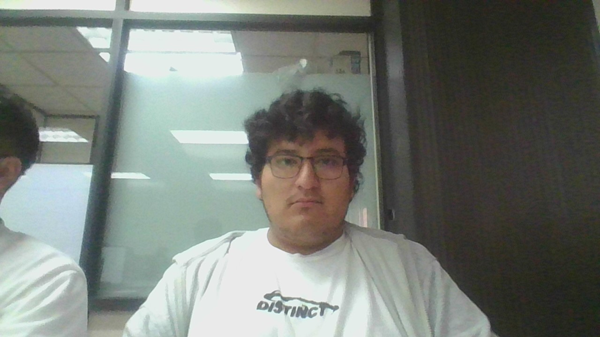
%> input picture TRABAJO EN CLASE/26FEB/0.bmp, 600 x 337 px
$ octave FEB26.m   (GNU Octave 9; MATLAB toolbox functions it lacks are replaced by stand-ins)
%> lines starting %> are read from the running program, lines starting %| are printed output that depends on the picture
%26 FEB
%Sistema YIQ

clc
close all
clear

IMA=imread("0.bmp");
%> IMA is the input picture: size 337x600x3 uint8; mean R, G, B 120.1, 125.6, 119.5

% figure, imshow(IMA)

HSV=rgb2hsv(IMA);
%> HSV: size 337x600x3 double; mean H, S, V 0.301, 0.124, 0.502

H=HSV(:,:,1);
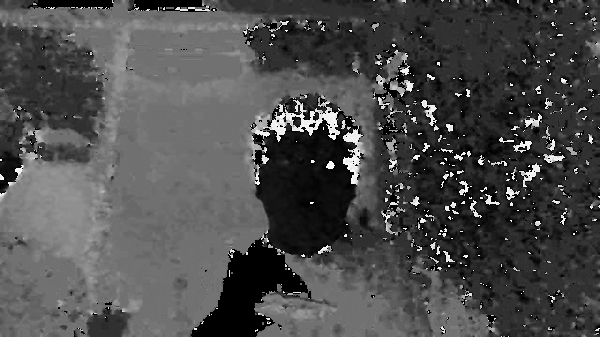
%> H: size 337x600 double; min 0, max 0.996, mean 0.301
S=HSV(:,:,2);
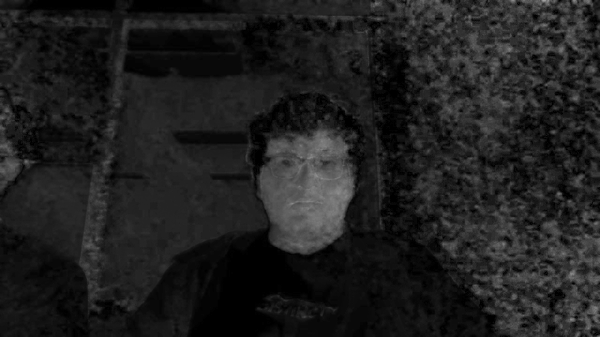
%> S: size 337x600 double; min 0, max 0.638, mean 0.124
V=HSV(:,:,3);
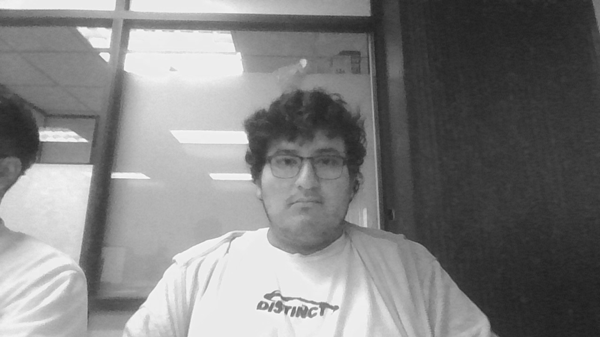
%> V: size 337x600 double; min 0.122, max 0.992, mean 0.502

figure, imshow(H)
% figure, imshow(S)
% figure, imshow(V)


P(1,:,1)=[255*ones(1,256) 255:-1:0          zeros(1,256)    zeros(1,256)    0:1:255         255*ones(1,256)];
P(1,:,2)=[0:1:255         255*ones(1,256)   255*ones(1,256) 255:-1:0        zeros(1,256)    zeros(1,256)];
P(1,:,3)=[zeros(1,256)    zeros(1,256)      0:1:255         255*ones(1,256) 255*ones(1,256) 255:-1:0];

% imshow(uint8(P))

[filas, columnas]=size(H);
%> filas = 337; columnas = 600

for i=1:filas
    for j=1:columnas
        H2(i,j,:)=P(1,uint32(1536*H(i,j)+1),:);
    end
end
%> H2: size 337x600x3 double; mean H, S, V 125.3, 207.6, 76.8

figure, imshow(uint8(H2))
%> after `imshow(uint8(H2))`:
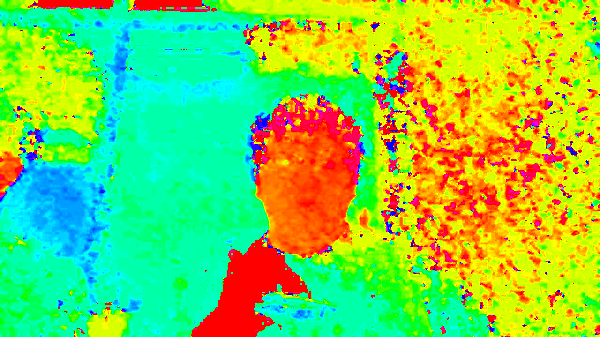
%> displayed picture: size 337x600x3, on the screen's scale of 0 to 255; mean R, G, B 125.3, 207.6, 76.8

imwrite(H, 'MatrizHsincolor.bmp')
imwrite(H2, 'MatrizHconcolor.bmp')
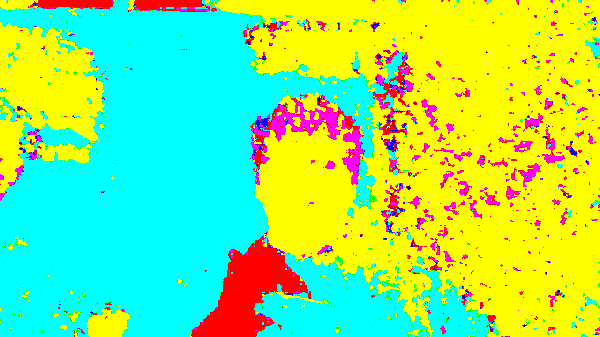
%> saved as MatrizHconcolor.bmp: size 337x600x3 uint8; mean R, G, B 144.5, 232.2, 114.8

$ run again, with TRABAJO EN CLASE/26FEB/1.jpg saved as TRABAJO EN CLASE/26FEB/0.bmp
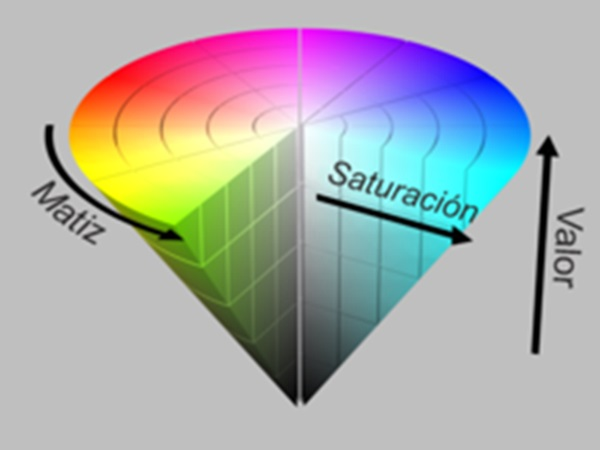
%> input picture TRABAJO EN CLASE/26FEB/1.jpg, 600 x 450 px
%> IMA is the input picture: size 450x600x3 uint8; mean R, G, B 172.3, 172.8, 173.1
%> HSV: size 450x600x3 double; mean H, S, V 0.207, 0.207, 0.759
%> `S=HSV(:,:,2);`:
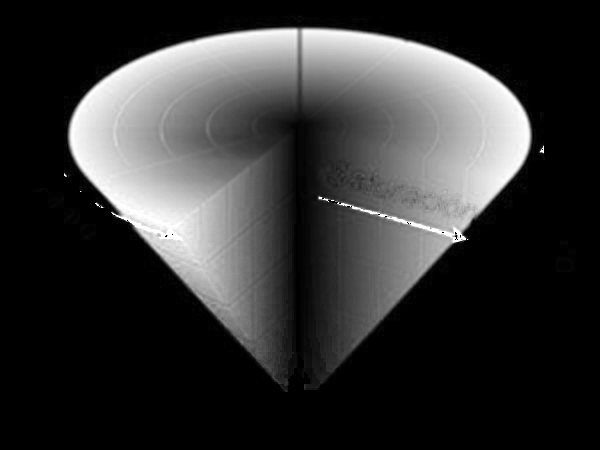
%> S: size 450x600 double; min 0, max 1, mean 0.207
%> `imwrite(H2, 'MatrizHconcolor.bmp')`:
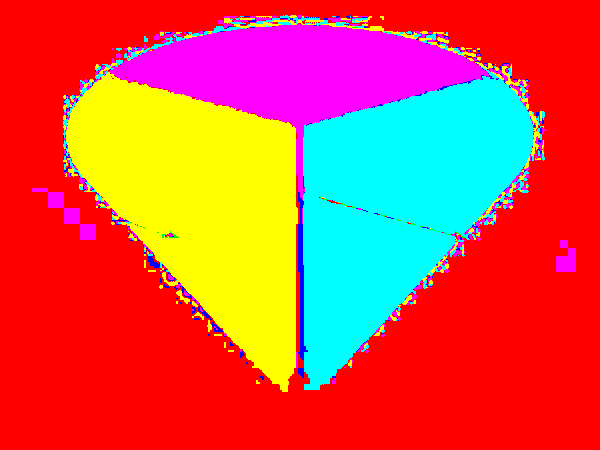
%> saved as MatrizHconcolor.bmp: size 450x600x3 uint8; mean R, G, B 211.2, 84.4, 69.4

$ run again, with TRABAJO EN CLASE/26FEB/3.jpg saved as TRABAJO EN CLASE/26FEB/0.bmp
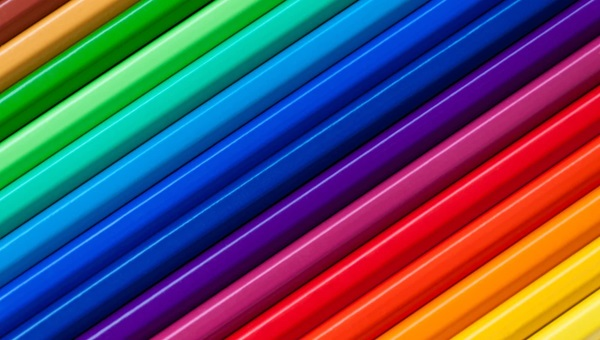
%> input picture TRABAJO EN CLASE/26FEB/3.jpg, 600 x 340 px
%> IMA is the input picture: size 340x600x3 uint8; mean R, G, B 89.2, 78, 103.3
%> HSV: size 340x600x3 double; mean H, S, V 0.558, 0.928, 0.687
%> `imshow(uint8(H2))`:
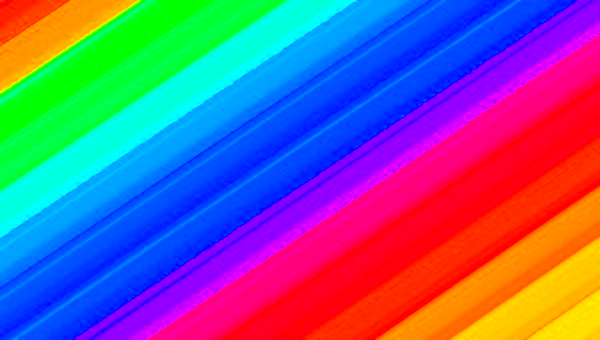
%> displayed picture: size 340x600x3, on the screen's scale of 0 to 255; mean R, G, B 113.5, 94, 150.4
%> `imwrite(H2, 'MatrizHconcolor.bmp')`:
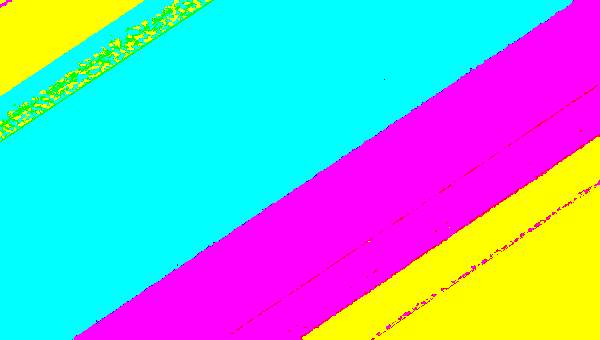
%> saved as MatrizHconcolor.bmp: size 340x600x3 uint8; mean R, G, B 128, 175.2, 203
